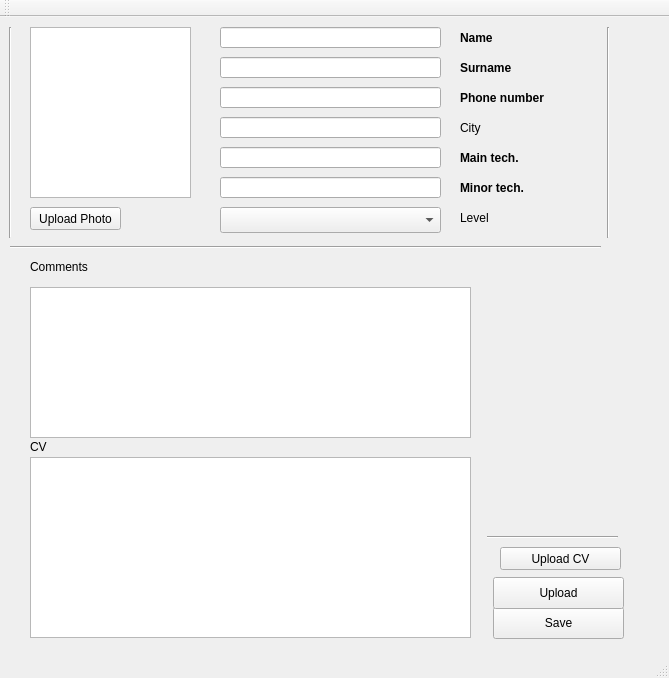
<?xml version="1.0" encoding="UTF-8"?>
<ui version="4.0">
 <class>MainWindow</class>
 <widget class="QMainWindow" name="MainWindow">
  <property name="geometry">
   <rect>
    <x>0</x>
    <y>0</y>
    <width>669</width>
    <height>678</height>
   </rect>
  </property>
  <property name="sizePolicy">
   <sizepolicy hsizetype="Expanding" vsizetype="Expanding">
    <horstretch>0</horstretch>
    <verstretch>0</verstretch>
   </sizepolicy>
  </property>
  <property name="cursor">
   <cursorShape>PointingHandCursor</cursorShape>
  </property>
  <property name="mouseTracking">
   <bool>true</bool>
  </property>
  <property name="windowTitle">
   <string>Rucruter 1.0</string>
  </property>
  <property name="whatsThis">
   <string comment="Path to CV file"/>
  </property>
  <property name="locale">
   <locale language="English" country="UnitedStates"/>
  </property>
  <widget class="QWidget" name="centralwidget">
   <widget class="QGraphicsView" name="photo">
    <property name="geometry">
     <rect>
      <x>30</x>
      <y>10</y>
      <width>161</width>
      <height>171</height>
     </rect>
    </property>
   </widget>
   <widget class="QLineEdit" name="Name">
    <property name="geometry">
     <rect>
      <x>220</x>
      <y>10</y>
      <width>221</width>
      <height>21</height>
     </rect>
    </property>
    <property name="text">
     <string/>
    </property>
   </widget>
   <widget class="QPlainTextEdit" name="commens">
    <property name="geometry">
     <rect>
      <x>30</x>
      <y>270</y>
      <width>441</width>
      <height>151</height>
     </rect>
    </property>
    <property name="font">
     <font>
      <stylestrategy>PreferAntialias</stylestrategy>
     </font>
    </property>
   </widget>
   <widget class="QLabel" name="label">
    <property name="geometry">
     <rect>
      <x>30</x>
      <y>240</y>
      <width>151</width>
      <height>20</height>
     </rect>
    </property>
    <property name="font">
     <font>
      <weight>50</weight>
      <italic>false</italic>
      <bold>false</bold>
      <underline>false</underline>
      <strikeout>false</strikeout>
      <stylestrategy>PreferAntialias</stylestrategy>
      <kerning>true</kerning>
     </font>
    </property>
    <property name="text">
     <string>Comments</string>
    </property>
   </widget>
   <widget class="QLineEdit" name="Surname">
    <property name="geometry">
     <rect>
      <x>220</x>
      <y>40</y>
      <width>221</width>
      <height>21</height>
     </rect>
    </property>
   </widget>
   <widget class="QLineEdit" name="Phone">
    <property name="geometry">
     <rect>
      <x>220</x>
      <y>70</y>
      <width>221</width>
      <height>21</height>
     </rect>
    </property>
   </widget>
   <widget class="QLineEdit" name="City">
    <property name="geometry">
     <rect>
      <x>220</x>
      <y>100</y>
      <width>221</width>
      <height>21</height>
     </rect>
    </property>
   </widget>
   <widget class="QLabel" name="label_2">
    <property name="geometry">
     <rect>
      <x>460</x>
      <y>10</y>
      <width>81</width>
      <height>21</height>
     </rect>
    </property>
    <property name="font">
     <font>
      <weight>75</weight>
      <italic>false</italic>
      <bold>true</bold>
      <underline>false</underline>
      <strikeout>false</strikeout>
      <stylestrategy>PreferAntialias</stylestrategy>
      <kerning>true</kerning>
     </font>
    </property>
    <property name="text">
     <string>Name</string>
    </property>
   </widget>
   <widget class="QLabel" name="label_3">
    <property name="geometry">
     <rect>
      <x>460</x>
      <y>40</y>
      <width>81</width>
      <height>21</height>
     </rect>
    </property>
    <property name="font">
     <font>
      <weight>75</weight>
      <italic>false</italic>
      <bold>true</bold>
      <underline>false</underline>
      <strikeout>false</strikeout>
      <stylestrategy>PreferAntialias</stylestrategy>
      <kerning>true</kerning>
     </font>
    </property>
    <property name="text">
     <string>Surname</string>
    </property>
   </widget>
   <widget class="QLabel" name="label_4">
    <property name="geometry">
     <rect>
      <x>460</x>
      <y>70</y>
      <width>111</width>
      <height>21</height>
     </rect>
    </property>
    <property name="font">
     <font>
      <weight>75</weight>
      <italic>false</italic>
      <bold>true</bold>
      <underline>false</underline>
      <strikeout>false</strikeout>
      <stylestrategy>PreferAntialias</stylestrategy>
      <kerning>true</kerning>
     </font>
    </property>
    <property name="text">
     <string>Phone number</string>
    </property>
   </widget>
   <widget class="QLabel" name="label_5">
    <property name="geometry">
     <rect>
      <x>460</x>
      <y>100</y>
      <width>61</width>
      <height>21</height>
     </rect>
    </property>
    <property name="font">
     <font>
      <weight>50</weight>
      <italic>false</italic>
      <bold>false</bold>
      <underline>false</underline>
      <strikeout>false</strikeout>
      <stylestrategy>PreferAntialias</stylestrategy>
      <kerning>true</kerning>
     </font>
    </property>
    <property name="text">
     <string>City</string>
    </property>
   </widget>
   <widget class="QLabel" name="label_6">
    <property name="geometry">
     <rect>
      <x>460</x>
      <y>190</y>
      <width>61</width>
      <height>21</height>
     </rect>
    </property>
    <property name="font">
     <font>
      <weight>50</weight>
      <italic>false</italic>
      <bold>false</bold>
      <underline>false</underline>
      <strikeout>false</strikeout>
      <stylestrategy>PreferAntialias</stylestrategy>
      <kerning>true</kerning>
     </font>
    </property>
    <property name="text">
     <string>Level</string>
    </property>
   </widget>
   <widget class="QLineEdit" name="main_tech">
    <property name="geometry">
     <rect>
      <x>220</x>
      <y>130</y>
      <width>221</width>
      <height>21</height>
     </rect>
    </property>
   </widget>
   <widget class="QLineEdit" name="minor_tech">
    <property name="geometry">
     <rect>
      <x>220</x>
      <y>160</y>
      <width>221</width>
      <height>21</height>
     </rect>
    </property>
   </widget>
   <widget class="QLabel" name="label_8">
    <property name="geometry">
     <rect>
      <x>460</x>
      <y>160</y>
      <width>81</width>
      <height>21</height>
     </rect>
    </property>
    <property name="font">
     <font>
      <weight>75</weight>
      <italic>false</italic>
      <bold>true</bold>
      <underline>false</underline>
      <strikeout>false</strikeout>
      <stylestrategy>PreferAntialias</stylestrategy>
      <kerning>true</kerning>
     </font>
    </property>
    <property name="text">
     <string>Minor tech.</string>
    </property>
   </widget>
   <widget class="QLabel" name="label_9">
    <property name="geometry">
     <rect>
      <x>460</x>
      <y>130</y>
      <width>81</width>
      <height>21</height>
     </rect>
    </property>
    <property name="font">
     <font>
      <weight>75</weight>
      <italic>false</italic>
      <bold>true</bold>
      <underline>false</underline>
      <strikeout>false</strikeout>
      <stylestrategy>PreferAntialias</stylestrategy>
      <kerning>true</kerning>
     </font>
    </property>
    <property name="text">
     <string>Main tech.</string>
    </property>
   </widget>
   <widget class="QComboBox" name="Level">
    <property name="geometry">
     <rect>
      <x>220</x>
      <y>190</y>
      <width>221</width>
      <height>26</height>
     </rect>
    </property>
   </widget>
   <widget class="QPushButton" name="save">
    <property name="geometry">
     <rect>
      <x>493</x>
      <y>590</y>
      <width>131</width>
      <height>32</height>
     </rect>
    </property>
    <property name="font">
     <font>
      <weight>50</weight>
      <italic>false</italic>
      <bold>false</bold>
      <underline>false</underline>
      <strikeout>false</strikeout>
      <stylestrategy>PreferAntialias</stylestrategy>
      <kerning>true</kerning>
     </font>
    </property>
    <property name="toolTip">
     <string>&lt;html&gt;&lt;head/&gt;&lt;body&gt;&lt;p&gt;Save changes, locally&lt;/p&gt;&lt;/body&gt;&lt;/html&gt;</string>
    </property>
    <property name="text">
     <string>Save</string>
    </property>
   </widget>
   <widget class="QPushButton" name="upload">
    <property name="geometry">
     <rect>
      <x>493</x>
      <y>560</y>
      <width>131</width>
      <height>32</height>
     </rect>
    </property>
    <property name="font">
     <font>
      <weight>50</weight>
      <italic>false</italic>
      <bold>false</bold>
      <underline>false</underline>
      <strikeout>false</strikeout>
      <stylestrategy>PreferAntialias</stylestrategy>
      <kerning>true</kerning>
     </font>
    </property>
    <property name="toolTip">
     <string>&lt;html&gt;&lt;head/&gt;&lt;body&gt;&lt;p&gt;Sinc. with Google Drive&lt;/p&gt;&lt;/body&gt;&lt;/html&gt;</string>
    </property>
    <property name="text">
     <string>Upload</string>
    </property>
   </widget>
   <widget class="Line" name="line">
    <property name="geometry">
     <rect>
      <x>10</x>
      <y>220</y>
      <width>591</width>
      <height>20</height>
     </rect>
    </property>
    <property name="sizePolicy">
     <sizepolicy hsizetype="Fixed" vsizetype="Fixed">
      <horstretch>0</horstretch>
      <verstretch>0</verstretch>
     </sizepolicy>
    </property>
    <property name="orientation">
     <enum>Qt::Horizontal</enum>
    </property>
   </widget>
   <widget class="Line" name="line_2">
    <property name="geometry">
     <rect>
      <x>600</x>
      <y>10</y>
      <width>16</width>
      <height>211</height>
     </rect>
    </property>
    <property name="orientation">
     <enum>Qt::Vertical</enum>
    </property>
   </widget>
   <widget class="Line" name="line_3">
    <property name="geometry">
     <rect>
      <x>0</x>
      <y>10</y>
      <width>20</width>
      <height>211</height>
     </rect>
    </property>
    <property name="orientation">
     <enum>Qt::Vertical</enum>
    </property>
   </widget>
   <widget class="QToolButton" name="toolButton">
    <property name="geometry">
     <rect>
      <x>30</x>
      <y>190</y>
      <width>91</width>
      <height>23</height>
     </rect>
    </property>
    <property name="font">
     <font>
      <weight>50</weight>
      <italic>false</italic>
      <bold>false</bold>
      <underline>false</underline>
      <strikeout>false</strikeout>
      <stylestrategy>PreferAntialias</stylestrategy>
      <kerning>true</kerning>
     </font>
    </property>
    <property name="toolTip">
     <string>&lt;html&gt;&lt;head/&gt;&lt;body&gt;&lt;p&gt;Path to profile photo&lt;/p&gt;&lt;/body&gt;&lt;/html&gt;</string>
    </property>
    <property name="text">
     <string>Upload Photo</string>
    </property>
   </widget>
   <widget class="QPlainTextEdit" name="CV">
    <property name="geometry">
     <rect>
      <x>30</x>
      <y>440</y>
      <width>441</width>
      <height>181</height>
     </rect>
    </property>
   </widget>
   <widget class="QLabel" name="label_10">
    <property name="geometry">
     <rect>
      <x>30</x>
      <y>420</y>
      <width>151</width>
      <height>20</height>
     </rect>
    </property>
    <property name="font">
     <font>
      <weight>50</weight>
      <italic>false</italic>
      <bold>false</bold>
      <underline>false</underline>
      <strikeout>false</strikeout>
      <stylestrategy>PreferAntialias</stylestrategy>
      <kerning>true</kerning>
     </font>
    </property>
    <property name="text">
     <string>CV</string>
    </property>
   </widget>
   <widget class="QToolButton" name="upload_CV">
    <property name="geometry">
     <rect>
      <x>500</x>
      <y>530</y>
      <width>121</width>
      <height>23</height>
     </rect>
    </property>
    <property name="font">
     <font>
      <weight>50</weight>
      <italic>false</italic>
      <bold>false</bold>
      <underline>false</underline>
      <strikeout>false</strikeout>
      <stylestrategy>PreferAntialias</stylestrategy>
      <kerning>true</kerning>
     </font>
    </property>
    <property name="contextMenuPolicy">
     <enum>Qt::ActionsContextMenu</enum>
    </property>
    <property name="toolTip">
     <string>&lt;html&gt;&lt;head/&gt;&lt;body&gt;&lt;p&gt;Path to CV file&lt;/p&gt;&lt;/body&gt;&lt;/html&gt;</string>
    </property>
    <property name="whatsThis">
     <string comment="Path to CV file"/>
    </property>
    <property name="text">
     <string>Upload CV</string>
    </property>
   </widget>
   <widget class="Line" name="line_4">
    <property name="geometry">
     <rect>
      <x>487</x>
      <y>510</y>
      <width>131</width>
      <height>20</height>
     </rect>
    </property>
    <property name="orientation">
     <enum>Qt::Horizontal</enum>
    </property>
   </widget>
  </widget>
  <widget class="QStatusBar" name="statusbar"/>
  <widget class="QMenuBar" name="menubar">
   <property name="geometry">
    <rect>
     <x>0</x>
     <y>0</y>
     <width>669</width>
     <height>22</height>
    </rect>
   </property>
  </widget>
  <widget class="QToolBar" name="toolBar">
   <property name="windowTitle">
    <string>toolBar</string>
   </property>
   <attribute name="toolBarArea">
    <enum>TopToolBarArea</enum>
   </attribute>
   <attribute name="toolBarBreak">
    <bool>false</bool>
   </attribute>
  </widget>
 </widget>
 <tabstops>
  <tabstop>Name</tabstop>
  <tabstop>Surname</tabstop>
  <tabstop>Phone</tabstop>
  <tabstop>City</tabstop>
  <tabstop>main_tech</tabstop>
  <tabstop>minor_tech</tabstop>
  <tabstop>Level</tabstop>
  <tabstop>commens</tabstop>
  <tabstop>CV</tabstop>
  <tabstop>upload_CV</tabstop>
  <tabstop>upload</tabstop>
  <tabstop>save</tabstop>
  <tabstop>scrollArea</tabstop>
  <tabstop>toolButton</tabstop>
  <tabstop>scrollArea_2</tabstop>
  <tabstop>photo</tabstop>
  <tabstop>plainTextEdit_2</tabstop>
 </tabstops>
 <resources/>
 <connections/>
</ui>
